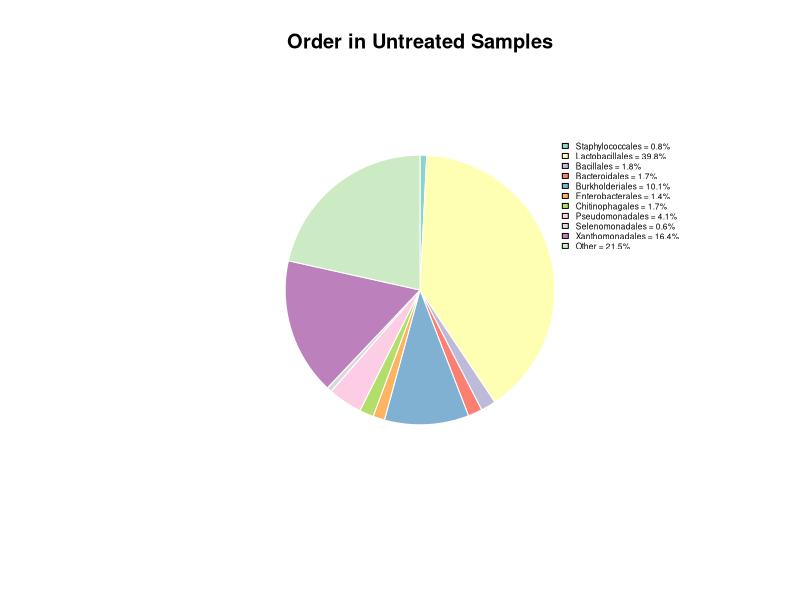

Here is the R script that generated this plot:
library(plotrix)
library(colorspace)
library(RColorBrewer)
slices <- c(0.8,
39.8,
1.8,
1.7,
10.1,
1.4,
1.7,
4.1,
0.6,
16.4,
21.5
)
lbls <- c("Staphylococcales",
"Lactobacillales",
"Bacillales",
"Bacteroidales",
"Burkholderiales",
"Enterobacterales",
"Chitinophagales",
"Pseudomonadales",
"Selenomonadales",
"Xanthomonadales",
"Other")
pielabels <- sprintf("%s = %3.1f%s",lbls,
100*slices/sum(slices), "%")

tiff("Plot3.tif", width = 6, height = 4, units = 'in', res = 600 )

pie(slices,labels=NA,
clockwise=TRUE,
col=brewer.pal(12,"Set3"),
border="white",
radius=0.7,
cex=0.8,
   main="Order in Untreated Samples")
legend(.7, .8,legend=pielabels,bty="n",cex = 0.5,
fill=brewer.pal(12,"Set3"))

dev.off()
